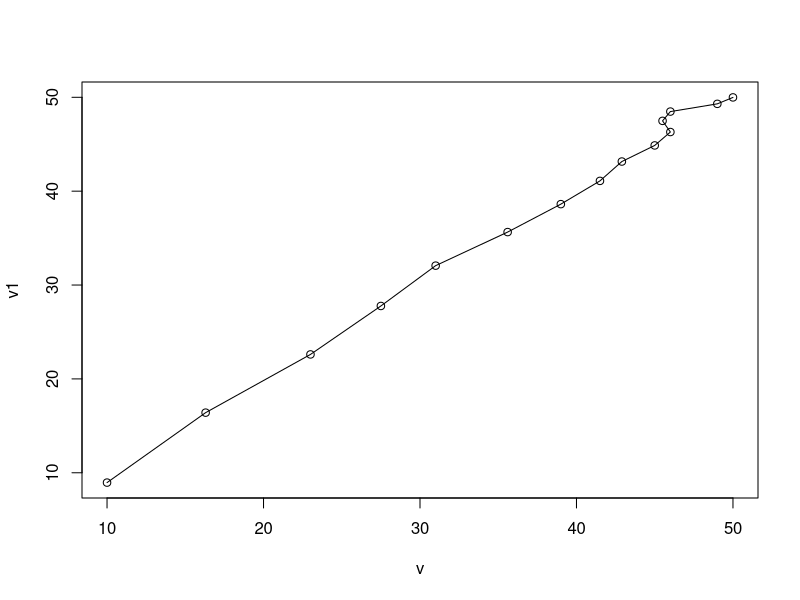

R code for this plot:
s<-c(1,2,3,4,5,6,7,8,9,10,11,12,13,14,15)
v<-c(10,16.3,23,27.5,31,35.6,39,41.5,42.9,45,46,45.5,46,49,50)
g = 9.8
#m/s^2
m = 68.1
#kg
c = 12.5
#kg/s
v1<-matrix(0,15)
v2<-matrix(0,15)
for (i in 1:15){
  v1[i] = g*m*(1 - exp(-c*s[i]/m))/c
  v2[i] = g*m*s[i]/(c*(3.75+s[i]))
}
cat("time = ",s,"\n","measured v =",v,"\n","using equation(1.10) v1 = ","\n",v1,"\n","using equation((17.3)) v2 =","\n",v2)
plot(v,v1)
lines(v,v1,main = 'v vs v1',xlab = 'v',ylab = 'v1')
